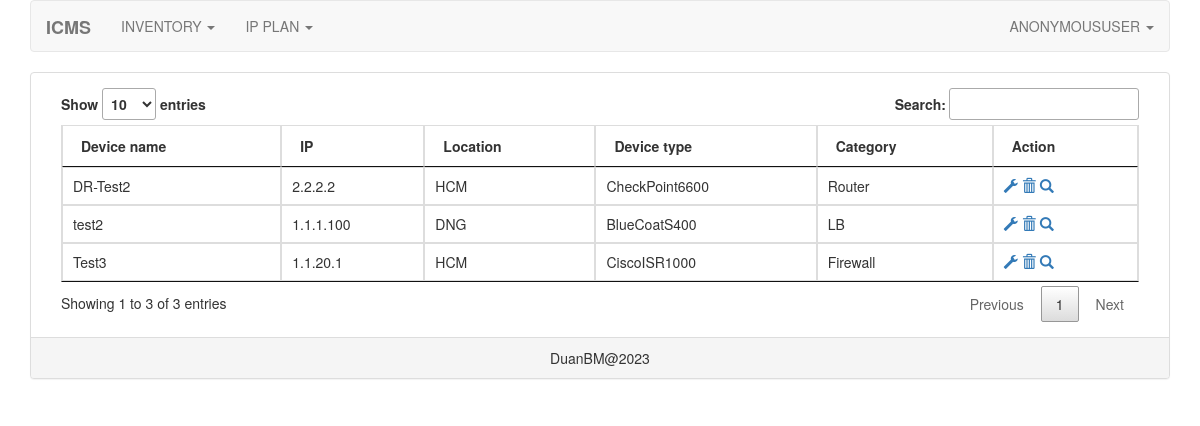
Page /inventory/list-device on the committed database.
### inventory/models.py (models this page shows, shortened)
class DeviceModel(models.Model):
    device_name = models.CharField(max_length=1000)
    device_ip = models.GenericIPAddressField(unique=True)
    device_location = models.ForeignKey('DeviceLocation', on_delete=models.CASCADE)
    device_type = models.ForeignKey('DeviceType', on_delete=models.CASCADE)
    device_category = models.ForeignKey('DeviceCategory', on_delete=models.CASCADE)
    device_vendor = models.ForeignKey('DeviceVendor', on_delete=models.CASCADE)
    device_description = models.CharField(max_length=1000)
    device_creation_time = models.DateTimeField(auto_now=True)
    user_created = models.CharField(max_length=100)

class DeviceLocation(models.Model):
    device_location = models.CharField(max_length=1000, unique=True)
    description = models.CharField(max_length=1000)
    creation_time = models.DateTimeField(auto_now=True)
    user_created = models.CharField(max_length=100)
    def __str__(self):
        return self.device_location

class DeviceType(models.Model):
    device_type = models.CharField(max_length=1000, unique=True)
    description = models.CharField(max_length=1000)
    creation_time = models.DateTimeField(auto_now=True)
    user_created = models.CharField(max_length=100)
    def __str__(self):
        return self.device_type

class DeviceCategory(models.Model):
    device_category = models.CharField(max_length=1000, unique=True)
    description = models.CharField(max_length=1000)
    creation_time = models.DateTimeField(auto_now=True)
    user_created = models.CharField(max_length=100)
    def __str__(self):
        return self.device_category

### inventory/views.py (the view, shortened to what this page needs)
# urls.py: path('list-device', DeviceModelListView.as_view()),
class DeviceModelListView(ListView):
    model = DeviceModel
    context_object_name = 'devices'
    template_name = "list_device.html"

### inventory/templates/list_device.html (shortened to what this page needs)
{% extends 'base.html' %}
{% block content %}
<div class="col-xs-12 col-sm-12 col-md-12 col-lg-12">
    <div class="table-responsive">
        <table class="table table-hover table-bordered" id="list-device-table">
            <thead>
                    <th>Device name</th>
                    <th>IP</th>
                    <th>Location</th>
                    <th>Device type</th>
                    <th>Category</th>
                    <th>Action</th>
            </thead>
            <tbody>
                {% for obj in devices %}
                <tr>
                    <td>{{ obj.device_name }}</td>
                    <td>{{ obj.device_ip }}</td>
                    <td>{{ obj.device_location }}</td>
                    <td>{{ obj.device_type }}</td>
                    <td>{{ obj.device_category }}</td>
                    <td>
                        <a href="/inventory/update-device/{{ obj.id }}"><span class="glyphicon glyphicon-wrench" aria-hidden="true"></span></a>
                        <a data-toggle="modal" href='#delete-device-modal' id="{{ obj.id }}"><span class="glyphicon glyphicon-trash" aria-hidden="true"></span></a>
                        <a href="/inventory/detail-device/{{ obj.id }}"><span class="glyphicon glyphicon-search" aria-hidden="true"></span></a>
                    </td>
                </tr>
                {% endfor %}
            </tbody>
        </table>
    </div>
</div>
{% endblock content %}
{% block css %}
<link rel="stylesheet" href="/static/inventory/css/jquery-datatable.css">
{% endblock css %}

### rows in the picture
DeviceModel: device_name "DR-Test2", device_ip "2.2.2.2", device_location "HCM", device_type "CheckPoint6600", device_category "Router"
DeviceModel: device_name "test2", device_ip "1.1.1.100", device_location "DNG", device_type "BlueCoatS400", device_category "LB"
DeviceModel: device_name "Test3", device_ip "1.1.20.1", device_location "HCM", device_type "CiscoISR1000", device_category "Firewall"

### other values in the picture
{{ request.user| upper }} "ANONYMOUSUSER"
